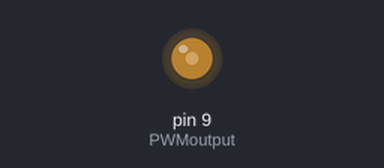
Recording of a sketch running on a simulated Arduino Uno, built with avr-gcc and run on an emulated ATmega328P. On the bench: output pins drawn as LEDs (lit = HIGH).

Above: at 0.1 s.
Timing chart, 0 to 1.6 s (numbered marks = the images above):
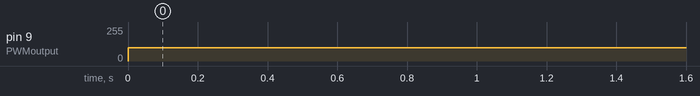

The sketch:

arduino_PWM.ino
```cpp
#include "TimerOne.h"

#define PWMoutput 9
#define PWMperiod 1000000

void setup()
{
  pinMode(PWMoutput, OUTPUT);
  Timer1.initialize(PWMperiod);              // initialize timer1, and set period in microseconds
  Timer1.pwm(PWMoutput, 0);                  // setup pwm, X duty cycle
  Timer1.attachInterrupt(timer_callback);    // attaches callback() as a timer overflow interrupt

  Serial.begin(115200);
}

void loop()
{
  float duty=400; // duty=0 is output ALWAYS low, duty=1024 is output ALWAYS high. To produce PWM of X ms, calculate accordingly

  Timer1.pwm(PWMoutput,duty);

  delay(1000); //do not use delayMicroseconds with values higher than 16000
}

void timer_callback()
{
}
```

Measured:
- by itself, pin 9 (PWMoutput): 0/255 → 100/255 at 0.00 s
